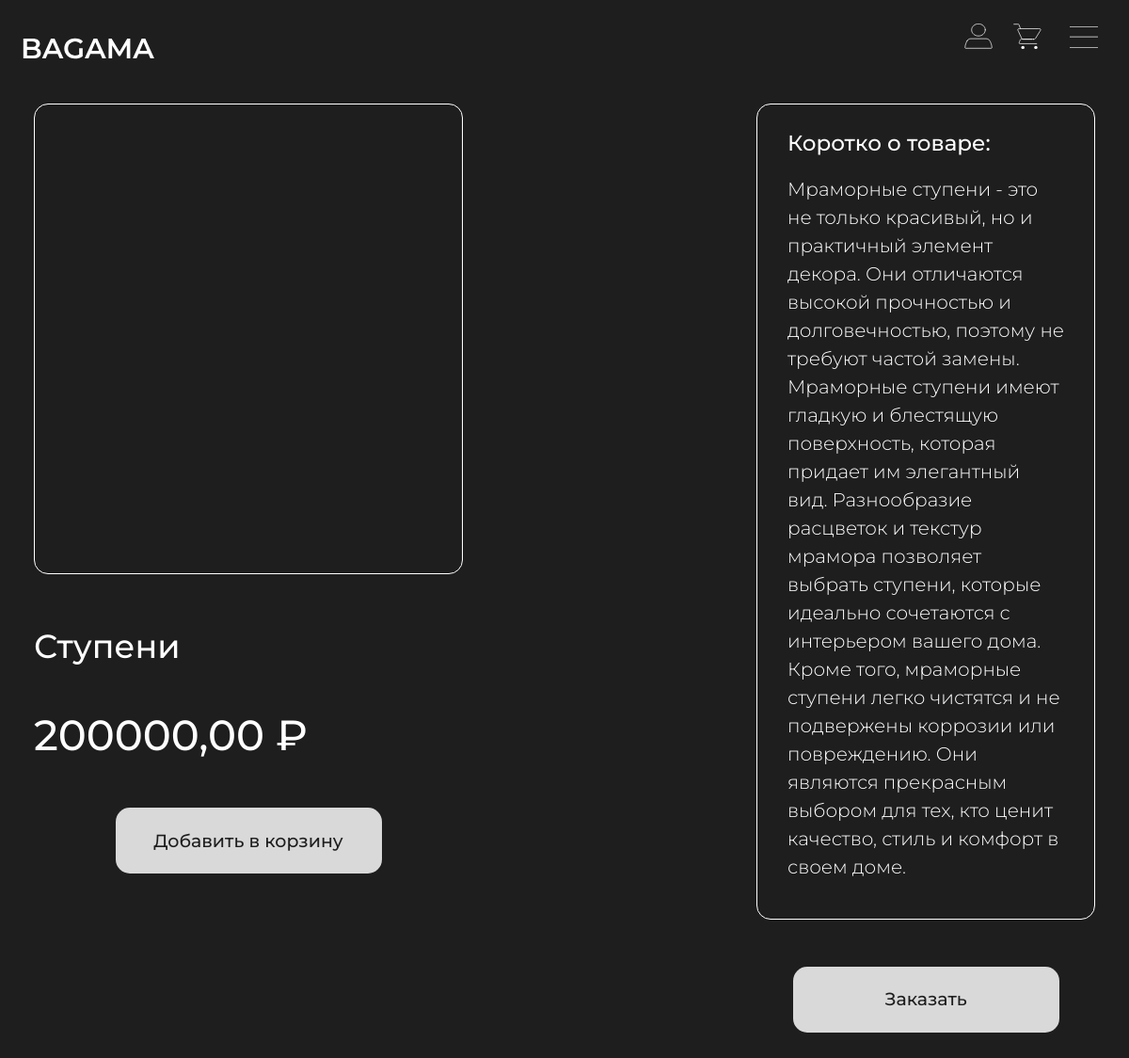
The app's page /product/4 with its own data.
### shop/models.py (models this page shows)
class Products(models.Model):
    title = models.CharField(max_length=100, verbose_name='Имя товара')
    description = models.TextField('Описание товара', max_length=1000)
    price = models.DecimalField(max_digits=10, decimal_places=2, verbose_name='Цена', default=0.00)
    category = models.ForeignKey(Categories, on_delete=models.CASCADE, verbose_name='Категория товара')
    preview = models.ImageField('Превью товара', upload_to='product/previews/%Y/%Y-%m-%d-%H-%M-%S/')
    top_status = models.BooleanField('Промо товар', default=False)
    created_date = models.DateTimeField(auto_now=True, verbose_name='Время создания')
    updated = models.DateTimeField(auto_now=True, verbose_name='Время последнего обновления')
    class Meta():
        verbose_name = 'продукт'
        verbose_name_plural = 'Продукты'
    def __str__(self):
        return self.title

### shop/views.py (the view)
# urls.py: path('product/<int:product__id>', views.productpage, name='productpage'),
def productpage(request, product__id):
    print(product__id)
    product = get_object_or_404(Products, id=product__id)
    product_photos = ProductsImages.objects.filter(product_id=product.id)
    print(product_photos)
    return render(request, 'shop/productpage.html', context={'product': product, 'photos': product_photos})

### shop/models.py (called while the page is built)
    def __str__(self):
        return str(self.product)

### shop/templatetags/replace_n.py (called while the page is built)
@register.filter(is_safe = True)
def replace_n(value):
    value = '<p>' + value + '</p>'
    return value.replace('\n', '</p><p>')

### shop/templates/shop/productpage.html (shortened to what this page needs)
{% extends 'shop/base.html' %}
{% load replace_n %}
{% load static %}
{% block head %}
<link rel="stylesheet" href="{% static 'shop/css/productpage.css' %}">
<link
  rel="stylesheet"
  href="https://cdn.jsdelivr.net/npm/swiper@9/swiper-bundle.min.css"/>
{% endblock head %}
{% block content %}
<div class="main-container">
    <div class="product">
        <div class="row justify-content-between">
            <div class="col-12 col-md-5" style="margin-bottom: 40px;">
                <div class="product-img">
                    <div class="swiper">
                    </div>
                </div>
                <div class="product-info">
                    <h2 class="product-title">{{product.title}}</h2>
                    <h3 class="product-price">{{product.price}} ₽</h3>
                </div>
                <div class="add-to-bascket-btn">
                    <a href="">Добавить в корзину</a>
                </div>
            </div>
            <div class="col-12 col-md-4" style="margin-bottom: 40px;">
                <div class="product-description">
                    <h5>Коротко о товаре:</h5>
                    <p>
                        {{product.description|replace_n|safe}}
                    </p>
                </div>
                <div class="order-btn">
                    <a href="">Заказать</a>
                </div>
            </div>
        </div>
    </div>
</div>
{% endblock content %}

### shop/static/shop/css/base.css (style rules this page uses)
body { background: #1E1E1E;; overflow-x: hidden; }

### shop/static/shop/css/productpage.css (style rules this page uses)
.main-container { margin-left: 3vw; margin-right: 3vw; }
.product-img { position: relative; width: 100%; height: 500px; border: 1px solid #FFFFFF; border-radius: 15px; }
.swiper { height: 100%; }
.product-info { margin-top: 55px; }
.product-title { font-family: 'Montserrat'; font-style: normal; font-weight: 500; font-size: 35px; line-height: 43px; color: #FFFFFF; }
.product-price { margin-top: 45px; font-family: 'Montserrat'; font-style: normal; font-weight: 500; font-size: 45px; line-height: 55px; color: #FFFFFF; }
.product-description { width: 100%; height: calc(100% - 70px - 50px); border: 1px solid #FFFFFF; border-radius: 15px; padding-top: 24px; padding-bottom: 24px; padding-left: 32px; padding-right: 32px; }
.product-description h5 { font-family: 'Montserrat'; font-style: normal; font-weight: 500; font-size: 23px; line-height: 150%; color: #FFFFFF; margin-bottom: 10px; }
.product-description p { font-family: 'Montserrat'; font-style: normal; font-weight: 300; font-size: 20px; line-height: 150%; color: #FFFFFF; }
.add-to-bascket-btn, .order-btn { position: relative; background: #D9D9D9; border-radius: 15px; width: 283px; height: 70px; display: flex; align-items: center; justify-content: center; margin-top: 50px; margin-left: auto; margin-right: auto; transition: 0.3s; }
.add-to-bascket-btn a, .order-btn a { font-family: 'Montserrat'; font-style: normal; font-weight: 500; font-size: 19px; line-height: 23px; color: #1E1E1E; text-decoration: none; user-select: none; }

### records on screen
Products: title "Ступени", price "200000,00", description "Мраморные ступени - это не только красивый, но и практичный элемент декора. Они отличаются высокой прочностью и долговечностью, поэтому не требуют частой замены. Мраморные ступени имеют гладкую и блестящую поверхность, которая придает им элегантный вид. Разнообразие расцветок и текстур мрамора позволяет выбрать ступени, которые идеально сочетаются с интерьером вашего дома. Кроме того, мраморные ступени легко чистятся и не подвержены коррозии или повреждению. Они являются прекрасным выбором для тех, кто ценит качество, стиль и комфорт в своем доме."
